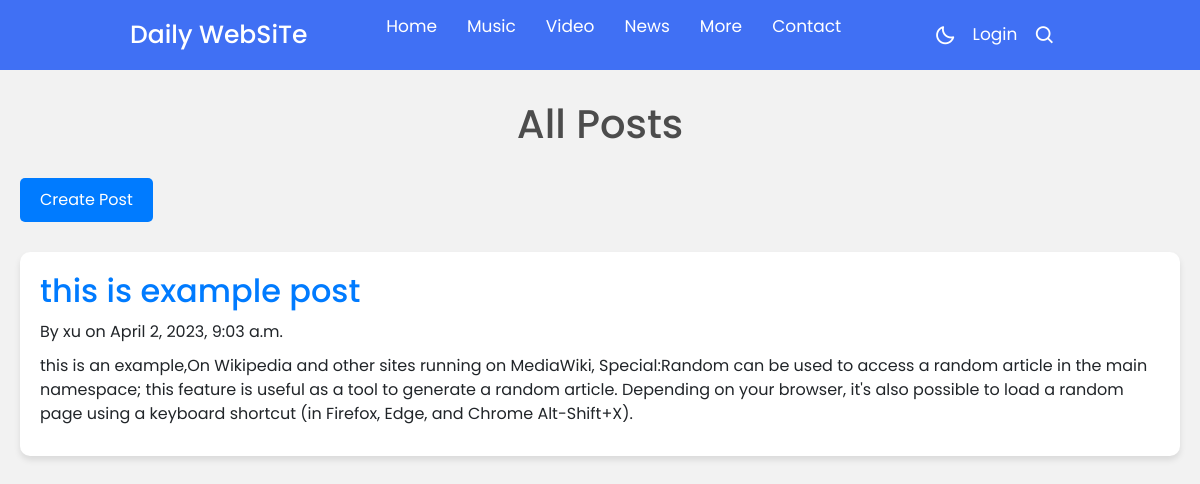
/blog/, run on an earlier commit of the app's database.
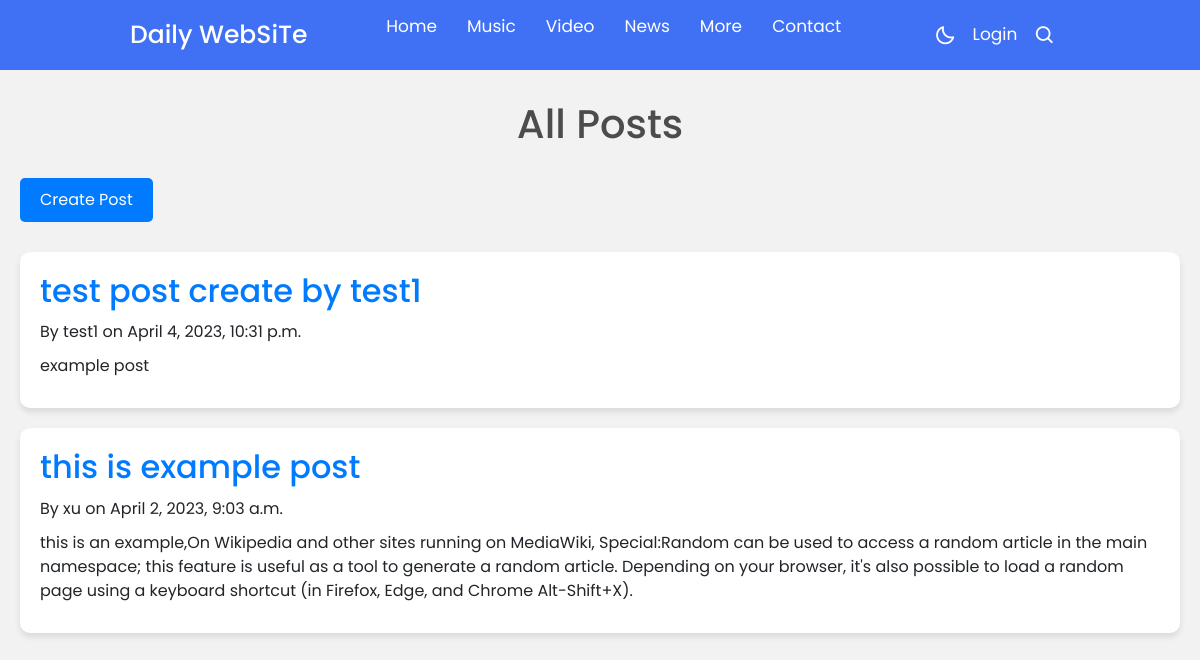
And on a later commit of the database.
### blog/models.py (models this page shows, shortened)
class Post(models.Model):
    title = models.CharField(max_length=200)
    content = models.TextField()
    author = models.ForeignKey(User, on_delete=models.CASCADE)
    created_at = models.DateTimeField(auto_now_add=True)
    updated_at = models.DateTimeField(auto_now=True)

### blog/views.py (the view)
# urls.py: path('', views.list_posts, name='list_posts'),
def list_posts(request):
    posts = Post.objects.order_by('-created_at')
    return render(request, 'blog/list_posts.html', {'posts': posts})

### temp/blog/list_posts.html
{% extends 'STY.html' %}
{% load static %}
{% block content %}
<link rel="stylesheet" href="{% static 'blog_styles.css' %}">
<div style="margin-top: 80px;">
    <h1>All Posts</h1>
    <a href="{% url 'blog:create_post' %}" class="btn">Create Post</a>
    {% if posts %}
        {% for post in posts %}
            <div class="post">
                <h2><a href="{% url 'blog:view_post' pk=post.pk %}">{{ post.title }}</a></h2>
                <p>By {{ post.author }} on {{ post.created_at }}</p>
                <p>{{ post.content }}</p>
            </div>
        {% endfor %}
    {% else %}
        <p>No posts yet.</p>
    {% endif %}
</div>
{% endblock content %}

What changed in the data, as far as the page shows it:
added Post: title "test post create by test1", author "test1", created_at "April 4, 2023, 10:31 p.m.", content "example post"
